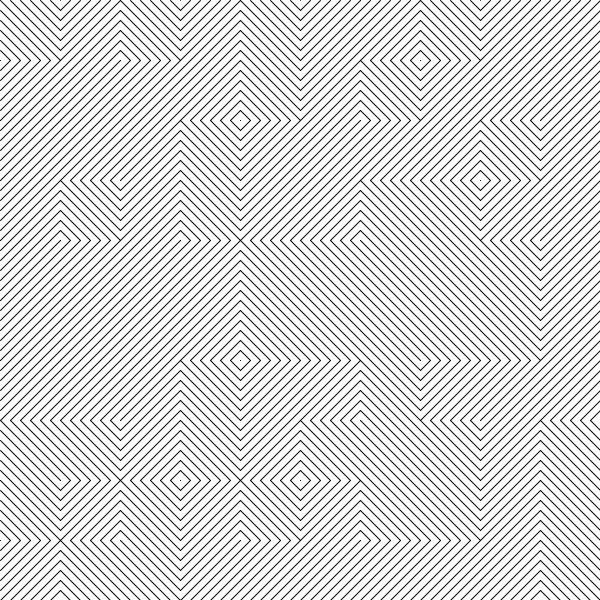
Frame 1 (no input)
Frame 60 (the mouse pressed at the canvas centre just before this capture): identical to frame 1, image omitted
Frame 120 (the mouse held since frame 60 and released just before this capture): identical to frame 1, image omitted

The Processing sketch that drew this single still picture (run headless with seeded random() and noise(); from frame 60 on, the mouse is pressed at the canvas centre):

// Processing sketch: tileExperiment
// ── tileExperiment.pde
/** 
Date: 11-25-2021
Description:
messing around with tiles and shaders... during the time of writing this idk what
shaders have anything to do with the exercise prompt... but i will learn

References: 
truchet tile code copied from this: 
https://www.marginallyclever.com/2020/06/masked-and-weighted-truchet-tiles-in-processing/

*/

int tileSize = 60;
int lineSpacing = 10;

void tileA(int x0,int y0) {
  int x1=x0+tileSize;
  int y1=y0+tileSize;
  
  for(int x=0;x<tileSize;x+=lineSpacing) {
    line(x0+x,y0,x0,y0+x);
    line(x0+x,y1,x1,y0+x);
  }
}

// style=\
void tileB(int x0,int y0) {
  int x1=x0+tileSize;
  int y1=y0+tileSize;
  
  for(int x=0;x<tileSize;x+=lineSpacing) {
    line(x0+x,y0,x1,y1-x);
    line(x0+x,y1,x0,y1-x);
  }
}

//triangles
void triA(int x0, int y0) {
  beginShape();
  vertex(x0,y0);
  vertex(x0+tileSize,y0);
  vertex(x0,y0+tileSize);
  endShape();
}

/**----------------------------*/

void setup() {
  size(600,600);
  fill(0);
  stroke(0);
  background(255);
  
  for(int y=0;y<height;y+=tileSize) {
    for(int x=0;x<width;x+=tileSize) {
      /**
      int val = int(random(3));
      switch(val) {
        case 0:
          tileA(x,y);
          break;
        case 1:
          tileB(x,y);
          break;
        case 2:
          triA(x,y);
          break;
      }
      */

      int t = floor(random(2));
      if(0==t) tileA(x,y);
      else     tileB(x,y);

    }
  }
}

void draw() {
  ;
}
